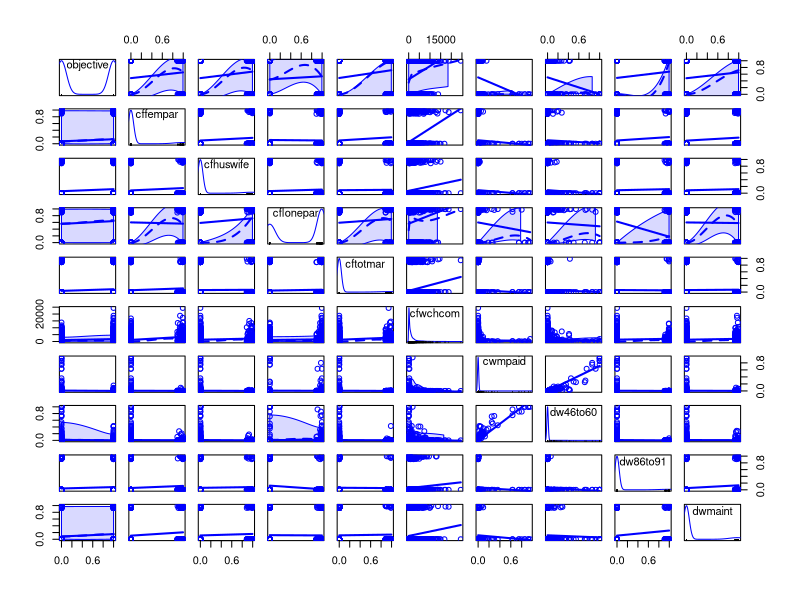

This figure's R source: (Note: this script raises an error after producing the figure.)
## Creating Profile plots, which shows the variation in each of the variables, 
## by plotting the value of each of the variables for each of the samples.
makeProfilePlot <- function(mylist,names)
{
  require(RColorBrewer)
  # find out how many variables we want to include
  numvariables <- length(mylist)
  # choose 'numvariables' random colours
  colours <- brewer.pal(numvariables,"Set1")
  # find out the minimum and maximum values of the variables:
  mymin <- 1e+20
  mymax <- 1e-20
  for (i in 1:numvariables)
  {
    vectori <- mylist[[i]]
    mini <- min(vectori)
    maxi <- max(vectori)
    if (mini < mymin) { mymin <- mini }
    if (maxi > mymax) { mymax <- maxi }
  }
  # plot the variables
  for (i in 1:numvariables)
  {
    vectori <- mylist[[i]]
    namei <- names[i]
    colouri <- colours[i]
    if (i == 1) { plot(vectori,col=colouri,type="l",ylim=c(mymin,mymax)) }
    else         { points(vectori, col=colouri,type="l")                                     }
    lastxval <- length(vectori)
    lastyval <- vectori[length(vectori)]
    text((lastxval-10),(lastyval),namei,col="black",cex=0.6)
  }
}

mosthighlycorrelated <- function(mydataframe,numtoreport)
{
  # find the correlations
  cormatrix <- cor(mydataframe)
  # set the correlations on the diagonal or lower triangle to zero,
  # so they will not be reported as the highest ones:
  diag(cormatrix) <- 0
  cormatrix[lower.tri(cormatrix)] <- 0
  # flatten the matrix into a dataframe for easy sorting
  fm <- as.data.frame(as.table(cormatrix))
  # assign human-friendly names
  names(fm) <- c("First.Variable", "Second.Variable","Correlation")
  # sort and print the top n correlations
  head(fm[order(abs(fm$Correlation),decreasing=T),],n=numtoreport)
}

## Standardise your variables in dataset.
standardise <- function(x) {
  x-mean(x)
}

dmm_data <- read.csv('../project.csv')
summary(dmm_data)
require(car)

variables <- read.csv('../variables.csv',header = TRUE)
colnames(dmm_data) <-variables[,3][2:202]

scatterplotMatrix(dmm_data[1:10])
scatterplotMatrix(dmm_data[c('v200','v137'),])
scatterplotMatrix(dmm_data[,c('v200','v137','v141')])


mosthighlycorrelated(dmm_data, 400)

ggplot(dmm_data,aes(tf72,tf77)) + geom_line()
ggplot(dmm_data,aes(tf95,tf99)) + geom_line()
ggplot(dmm_data,aes(slg9,tf100)) + geom_line()
ggplot(dmm_data,aes(tf57,tf71)) + geom_line()

histogram(dmm_data$tf57)
histogram(dmm_data$tf71)


require(ggplot2)
require(reshape)
melt_dmm <- melt(dmm_data, id='objective', variable_name='series')

# plot on same grid, each series colored differently -- 
# good if the series have same scale  
ggplot(melt_dmm,aes(objective,value)) + geom_line(aes(colour = series))

# or plot on different plots
ggplot(df, aes(objective,value)) + geom_line() + facet_grid(series ~ .)

require(RColorBrewer)
names <- c('v1','v2','v3','v4')
mylist <- list(dmm_data$v1,dmm_data$v2,dmm_data$v3,dmm_data$v4)
makeProfilePlot(mylist,names)
